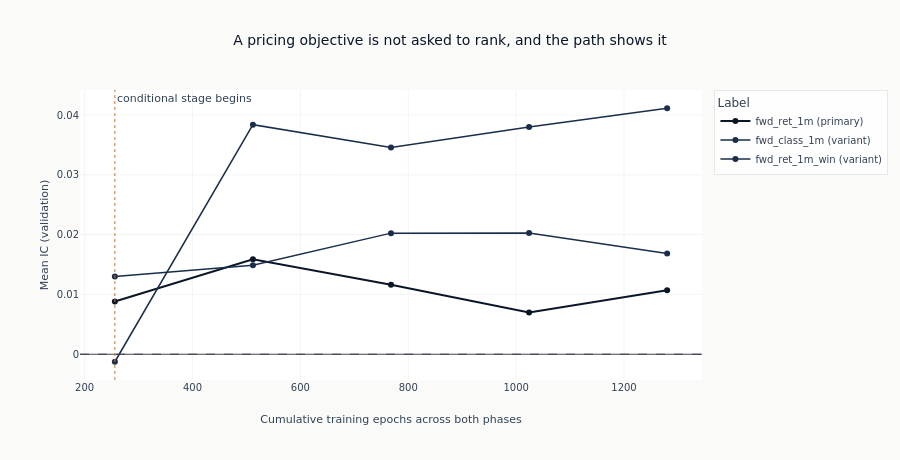

Here is the notebook cell this chart was saved with:
### Markdown cell above
### The ranking across the two training phases

Each line traces one label's out-of-sample IC against the cumulative epoch count, so the leftmost
point is the end of the unconditional stage and everything to its right is the conditional stage
refining it. That boundary is the one place on this chart where the model changes shape rather
than merely trains longer, and it is marked.

What the chart cannot say is whether the fit is pricing better, because the vertical axis is a
ranking measure and the objective is a pricing one. A line that falls after the phase boundary is
a model whose ranking got worse while it was being asked to price better, which is a real thing
for this family rather than a failure to converge.

### Code cell
curves = catalog.filter("full_coverage").sort("label", "checkpoint_value")
phase_boundary = int(curves.get_column("checkpoint_value").min())
fig = go.Figure()
for label in panel_labels:
    series = curves.filter(pl.col("label") == label).sort("checkpoint_value")
    fig.add_trace(
        go.Scatter(
            x=series.get_column("checkpoint_value").to_list(),
            y=series.get_column("ic_mean").to_list(),
            mode="lines+markers",
            name=f"{label} ({'primary' if label == primary else 'variant'})",
            line=dict(
                color=COLORS["blue"] if label == primary else COLORS["slate"],
                width=2 if label == primary else 1.5,
            ),
            marker=dict(size=6),
        )
    )
fig.add_hline(y=0, line_width=1, line_dash="dash", line_color=COLORS["neutral"])
fig.add_vline(
    x=phase_boundary,
    line_width=1,
    line_dash="dot",
    line_color=COLORS["copper"],
    annotation_text="conditional stage begins",
    annotation_position="top right",
)
fig.update_xaxes(title_text="Cumulative training epochs across both phases")
fig.update_yaxes(title_text="Mean IC (validation)")
fig.update_layout(
    title="A pricing objective is not asked to rank, and the path shows it",
    height=460,
    width=900,
    margin=dict(t=90),
    legend=dict(title_text="Label"),
)
# Which direction each line moves after the phase boundary is a fact about the frame, so the alt
# text reads it rather than asserting a shape the next run may not reproduce.
moves = (
    curves.group_by("label")
    .agg(
        at_boundary=pl.col("ic_mean").sort_by("checkpoint_value").first(),
        at_end=pl.col("ic_mean").sort_by("checkpoint_value").last(),
    )
    .sort("label")
)
move_text = "; ".join(
    f"{row['label']} {'rises' if row['at_end'] > row['at_boundary'] else 'falls'} across the "
    "conditional stage"
    for row in moves.iter_rows(named=True)
)
show_plotly_with_alt(
    fig,
    "Line chart of mean validation information coefficient against cumulative training epochs, one "
    "line per label with a marker at each declared checkpoint: the primary target in dark navy and "
    "the two variants in slate, over a dashed zero line, with a dotted copper vertical line where "
    f"the conditional stage begins. Counted from the frame: {move_text}.",
)

### Figure 1 — Plotly figure (JSON) as saved in the notebook; plotly's stock layout.template omitted (floating-point values rounded to 4 significant figures)
{"data": [{"line": {"color": "#0a1628", "width": 2}, "marker": {"size": 6}, "mode": "lines+markers", "name": "fwd_ret_1m (primary)", "type": "scatter", "x": [256, 512, 768, 1024, 1280], "y": [0.008822, 0.01587, 0.0116, 0.006963, 0.01069]}, {"line": {"color": "#1a2d4a", "width": 1.5}, "marker": {"size": 6}, "mode": "lines+markers", "name": "fwd_class_1m (variant)", "type": "scatter", "x": [256, 512, 768, 1024, 1280], "y": [-0.001256, 0.03839, 0.03456, 0.03801, 0.04113]}, {"line": {"color": "#1a2d4a", "width": 1.5}, "marker": {"size": 6}, "mode": "lines+markers", "name": "fwd_ret_1m_win (variant)", "type": "scatter", "x": [256, 512, 768, 1024, 1280], "y": [0.01301, 0.01488, 0.02025, 0.02027, 0.01686]}], "layout": {"annotations": [{"showarrow": false, "text": "conditional stage begins", "x": 256, "xanchor": "left", "xref": "x", "y": 1, "yanchor": "top", "yref": "y domain"}], "height": 460, "legend": {"title": {"text": "Label"}}, "margin": {"t": 90}, "shapes": [{"line": {"color": "#334155", "dash": "dash", "width": 1}, "type": "line", "x0": 0, "x1": 1, "xref": "x domain", "y0": 0, "y1": 0, "yref": "y"}, {"line": {"color": "#C87533", "dash": "dot", "width": 1}, "type": "line", "x0": 256, "x1": 256, "xref": "x", "y0": 0, "y1": 1, "yref": "y domain"}], "title": {"text": "A pricing objective is not asked to rank, and the path shows it"}, "width": 900, "xaxis": {"title": {"text": "Cumulative training epochs across both phases"}}, "yaxis": {"title": {"text": "Mean IC (validation)"}}}}
